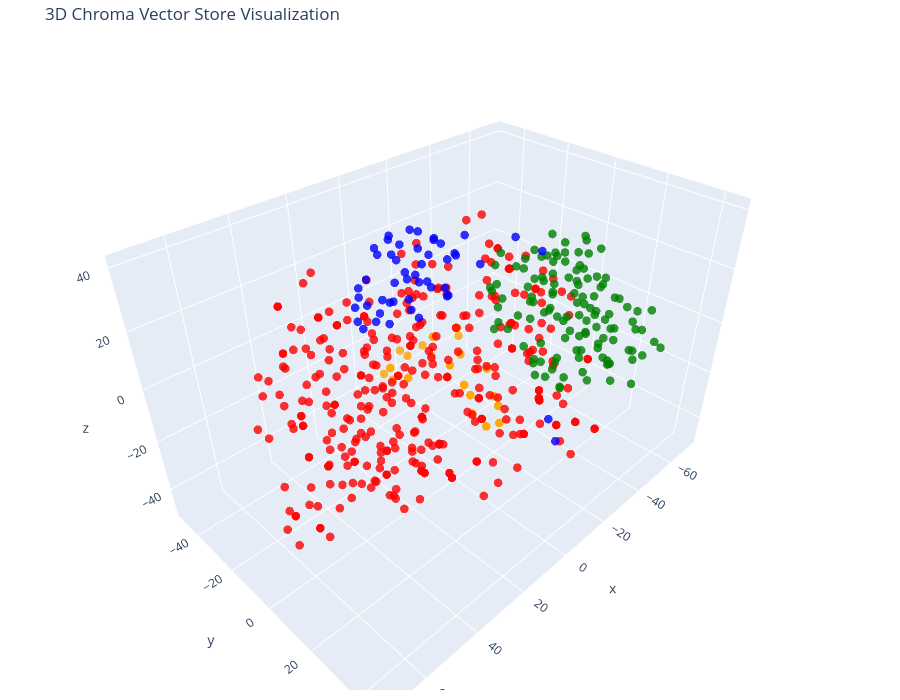

Source (notebook cell):
### Code cell
# Let's try 3D!

tsne = TSNE(n_components=3, random_state=42)
reduced_vectors = tsne.fit_transform(vectors)

# Create the 3D scatter plot
fig = go.Figure(data=[go.Scatter3d(
    x=reduced_vectors[:, 0],
    y=reduced_vectors[:, 1],
    z=reduced_vectors[:, 2],
    mode='markers',
    marker=dict(size=5, color=colors, opacity=0.8),
    text=[f"Type: {t}<br>Text: {d[:100]}..." for t, d in zip(doc_types, documents)],
    hoverinfo='text'
)])

fig.update_layout(
    title='3D Chroma Vector Store Visualization',
    scene=dict(xaxis_title='x', yaxis_title='y', zaxis_title='z'),
    width=900,
    height=700,
    margin=dict(r=10, b=10, l=10, t=40)
)

fig.show()

### Figure 1 — Plotly figure (JSON) as saved in the notebook; plotly's stock layout.template omitted (floating-point values rounded to 4 significant figures; data arrays with more than 128 entries replaced by an {"elided": "..."} marker saying what was removed)
{"data": [{"hoverinfo": "text", "marker": {"color": {"elided": "533 str values"}, "opacity": 0.8, "size": 5}, "mode": "markers", "text": {"elided": "533 str values"}, "type": "scatter3d", "x": {"elided": "533 float values"}, "y": {"elided": "533 float values"}, "z": {"elided": "533 float values"}}], "layout": {"height": 700, "margin": {"b": 10, "l": 10, "r": 10, "t": 40}, "scene": {"xaxis": {"title": {"text": "x"}}, "yaxis": {"title": {"text": "y"}}, "zaxis": {"title": {"text": "z"}}}, "title": {"text": "3D Chroma Vector Store Visualization"}, "width": 900}}
